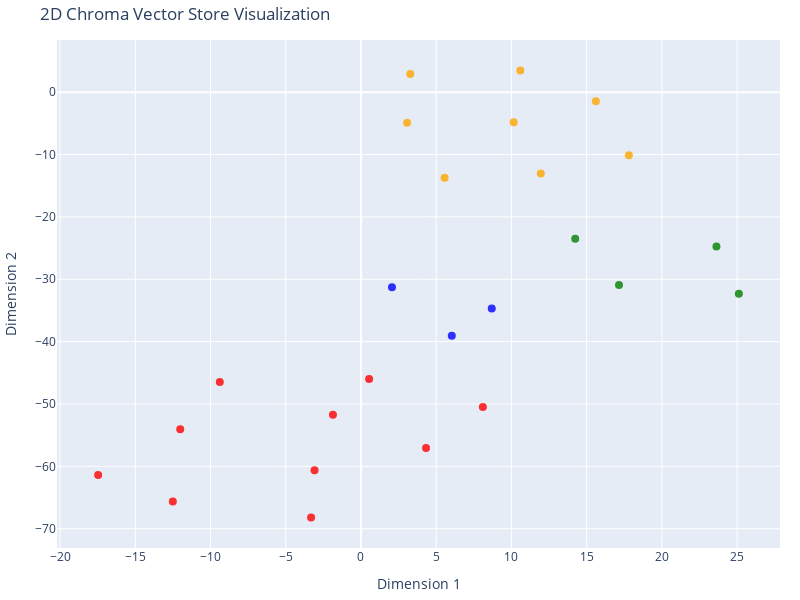

Here is the notebook cell this chart was saved with:
### Code cell
# Visualize a 2-D structure of your chroma vector datastore containing your documents using a tSNE
tsne = TSNE(n_components=2, random_state=42, perplexity=10) 
reduced_vectors = tsne.fit_transform(vectors)

# Create the 2D scatter plot
fig = go.Figure(data=[go.Scatter(
    x=reduced_vectors[:, 0],
    y=reduced_vectors[:, 1],
    mode='markers',
    marker=dict(size=8, color=colors, opacity=0.8),
    text=[f"Type: {t}<br>Text: {d[:100]}..." for t, d in zip(doc_types, documents)],
    hoverinfo='text'
)])

fig.update_layout(
    title='2D Chroma Vector Store Visualization',
    xaxis_title='Dimension 1',
    yaxis_title='Dimension 2',
    width=800,
    height=600,
    margin=dict(r=20, b=10, l=10, t=40)
)

fig.show()

### Figure 1 — Plotly figure (JSON) as saved in the notebook; plotly's stock layout.template omitted (floating-point values rounded to 4 significant figures)
{"data": [{"hoverinfo": "text", "marker": {"color": ["orange", "orange", "orange", "orange", "orange", "orange", "orange", "orange", "green", "green", "green", "green", "blue", "blue", "blue", "red", "red", "red", "red", "red", "red", "red", "red", "red", "red"], "opacity": 0.8, "size": 8}, "mode": "markers", "text": ["Type: contracts<br>Text: # Collaboration Agreement: Finovia Bank x LoanGuard Analytics\n\n**Effective Date:** July 1, 2023  \n**...", "Type: contracts<br>Text: # Partnership Agreement: Finovia Bank x AlphaPay\n\n**Effective Date:** March 15, 2023  \n**Parties:** ...", "Type: contracts<br>Text: # Partnership Agreement: Finovia Bank x BetaInvest\n\n**Effective Date:** August 1, 2022  \n**Parties:*...", "Type: contracts<br>Text: # Service Agreement: Finovia Bank x NovaSecure\n\n**Effective Date:** September 14, 2023  \n**Purpose:*...", "Type: contracts<br>Text: # Strategic Collaboration: Finovia Bank x Finovate Labs\n\n**Effective Date:** December 5, 2022  \n**Pu...", "Type: contracts<br>Text: # Partnership Agreement: Finovia Bank x QuantumFinance\n\n**Effective Date:** April 25, 2022  \n**Purpo...", "Type: contracts<br>Text: # Partnership Agreement: Finovia Bank x CreditEase\n\n**Effective Date:** May 10, 2021  \n**Parties:** ...", "Type: contracts<br>Text: # Agreement: Finovia Bank x TrustLink Payment Systems\n\n**Effective Date:** January 2, 2024  \n**Purpo...", "Type: services<br>Text: # Service Summary\n## DigitalBanking\n\n### Summary\nDigitalBanking is Finovia’s flagship online and mob...", "Type: services<br>Text: # Service Summary\n## SecureVault\n\n### Summary\nSecureVault is Finovia’s enterprise-grade cybersecurit...", "Type: services<br>Text: # Service Summary\n## SmartLend\n\n### Summary\nSmartLend is Finovia’s AI-driven lending platform offeri...", "Type: services<br>Text: # Service Summary\n## InvestIQ\n\n### Summary\nInvestIQ is Finovia’s digital investment advisory platfor...", "Type: company<br>Text: # Company Overview\n\n**Name:** Finovia Bank  \n**Founded:** 2012  \n**Founder:** Laura Singh  \n**Headqu...", "Type: company<br>Text: # Careers at Finovia Bank\n\nAt Finovia, we believe that finance should empower people, not overwhelm ...", "Type: company<br>Text: # About Finovia Bank\n\nFinovia Bank was founded by Laura Singh in 2012 as a digital-first financial i...", "Type: employees<br>Text: # Employee Profile: Victor Hale\n\n**Position:** Chief Technology Officer  \n**Department:** Technology...", "Type: employees<br>Text: # Employee Profile: Alicia Rivera\n\n**Position:** Chief Operating Officer(COO)\n**Department:** Operat...", "Type: employees<br>Text: # Employee Profile: Marcus Trent\n\n**Position:** Director of Data Science  \n**Department:** Analytics...", "Type: employees<br>Text: # Employee Profile: Maxine Thompson\n\n**Position:** Human Resources Director  \n**Department:** HR  \n*...", "Type: employees<br>Text: # Employee Profile: Elena Brooks\n\n**Position:** Head of Risk and Compliance  \n**Department:** Compli...", "Type: employees<br>Text: # Employee Profile: Samantha Green\n\n**Position:** Senior Investment Analyst  \n**Department:** Wealth...", "Type: employees<br>Text: # Employee Profile: Laura Singh\n\n**Position:** Chief Executive Officer  \n**Department:** Executive L...", "Type: employees<br>Text: # Employee Profile: Daniel Chen\n\n**Position:** Chief Financial Officer  \n**Department:** Finance  \n*...", "Type: employees<br>Text: # Employee Profile: James Porter\n\n**Position:** Lead Software Engineer  \n**Department:** Engineering...", "Type: employees<br>Text: # Employee Profile: Olivia Knight\n\n**Position:** Product Manager – DigitalBanking  \n**Department:** ..."], "type": "scatter", "x": [11.95, 10.59, 15.61, 17.81, 3.064, 10.15, 5.558, 3.277, 17.15, 25.11, 14.24, 23.63, 6.036, 2.06, 8.692, -9.382, -1.861, -12.5, -3.086, 4.325, -3.314, 0.5418, -12.01, -17.47, 8.102], "y": [-13.04, 3.487, -1.46, -10.14, -4.892, -4.815, -13.71, 2.909, -30.94, -32.31, -23.51, -24.76, -39.08, -31.27, -34.68, -46.5, -51.73, -65.63, -60.61, -57.06, -68.22, -46.0, -54.07, -61.39, -50.48]}], "layout": {"height": 600, "margin": {"b": 10, "l": 10, "r": 20, "t": 40}, "title": {"text": "2D Chroma Vector Store Visualization"}, "width": 800, "xaxis": {"title": {"text": "Dimension 1"}}, "yaxis": {"title": {"text": "Dimension 2"}}}}
